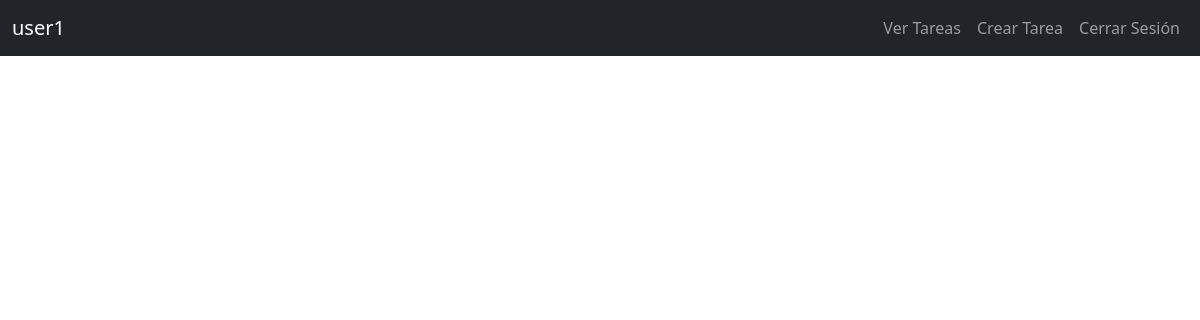
The page /tareas/ (signed in) on the database as committed earlier.
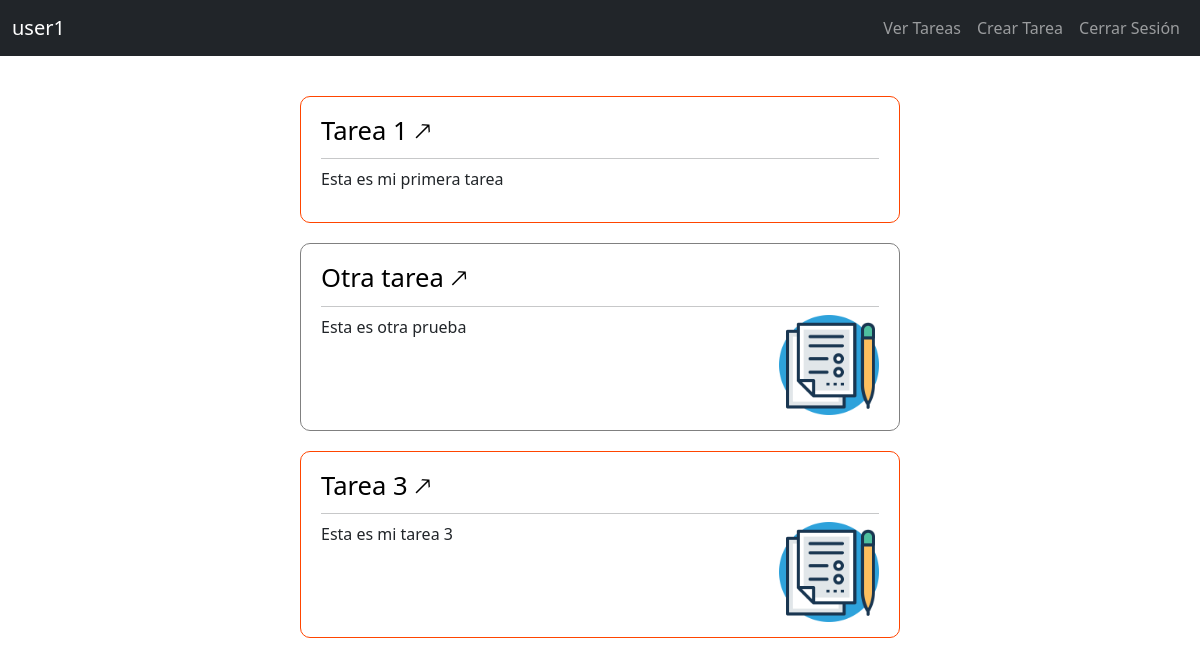
The same page on the database as committed later.
### tareas/models.py (models this page shows, shortened)
class Tarea(models.Model):
    usuario = models.ForeignKey(User, on_delete=models.CASCADE)
    titulo = models.CharField(max_length=100)
    descripcion = models.TextField(blank=True)
    fecha_creacion = models.DateTimeField(auto_now_add=True)
    fecha_completada = models.DateTimeField(null=True, blank=True)
    es_importante = models.BooleanField(default=False)
    img = models.ImageField(upload_to='tareas_imgs/', blank=True)

### tareas/views.py (the view)
# urls.py: path('tareas/', include('tareas.urls')),
@login_required
def tareas(request):
    tareas = Tarea.objects.all().filter(usuario=request.user)
    return render(request, 'tareas.html', {
        'tareas': tareas
    })

### tareas/templates/tareas.html (shortened to what this page needs)
{% extends "base.html" %}
{% load static %}
{% block style %}
<link rel="stylesheet" href="{% static "css/tareas.css" %}" />
{% endblock style %}
{% block content %}
<main>
  {% for tarea in tareas %}
  <div class="tarea-container {% if tarea.es_importante %}tarea-importante{% endif %}">
    <div class="tarea-header d-flex justify-content-between">
      <a href="{% url "detalle_tarea" tarea.id %}" class='tarea-titulo'>
        {% if tarea.fecha_completada %}✓{% endif %} {{ tarea.titulo }} 🡕
      </a>
    </div>
    <hr />
    <div class="tarea-contenido">
      <p>{{ tarea.descripcion }}</p>
    <div class='tarea-img-container'>
      {% if tarea.img %}
      <img src="{{ tarea.img.url }}" alt="{{ tarea.title }}" />
      {% else %}
      <img src="{% static "img/tarea_default.png" %}" alt="{{ tarea.title }}" />
      {% endif %}
    </div>
    </div>
  </div>
  {% endfor %}
</main>
{% endblock content %}

### templates/base.html (shortened to what this page needs)
{% load static %}
<!DOCTYPE html>
<html lang="en">
<head>
  <link rel="stylesheet" href="{% static "css/bootstrap.min.css" %}">
  <link rel="stylesheet" type="text/css" href="https://cdn.jsdelivr.net/npm/toastify-js/src/toastify.min.css">
  {% block style %}{% endblock style %}
</head>
<body>
  {% if user.is_authenticated %}
  {% include "include/navbar.html" %}
  {% endif %}
  {% block content %}
  {% endblock content %}
</body>
</html>

### templates/include/navbar.html (shortened to what this page needs)
<nav class="navbar navbar-expand-lg navbar-dark bg-dark">
  <div class="container-fluid">
    <a class="navbar-brand" href="{% url "tareas" %}">{{ user.username }}</a>
    <div class="collapse navbar-collapse justify-content-end" id="navbarNav">
      <ul class="navbar-nav">
        <li class="nav-item">
          <a class="nav-link" href="{% url "tareas" %}">Ver Tareas</a>
        </li>
        <li class="nav-item">
          <a class="nav-link" href="{% url "crear_tarea" %}">Crear Tarea</a>
        </li>
        <li class="nav-item">
          <a class="nav-link" href="{% url "cerrar_sesion" %}">Cerrar Sesión</a>
        </li>
      </ul>
    </div>
  </div>
</nav>

### tareas/static/css/tareas.css (style rules this page uses)
main { padding: 20px; }
.tarea-container { border: 1px solid gray; border-radius: 10px; margin: 20px auto; padding: 15px 20px; width: 600px; }
.tarea-importante { border: 1px solid orangered; }
.tarea-titulo { font-size: 1.6rem; text-decoration: none; font-weight: 500; color: black; }
.tarea-container hr { margin: 0.5rem 0; }
.tarea-contenido { display: flex; }
.tarea-contenido p { flex: 1; }
.tarea-img-container { width: 100px; }
.tarea-img-container img { height: 100px; }

Rows that differ between the two databases and show on the page:
added Tarea: titulo "Tarea 1", descripcion "Esta es mi primera tarea"
added Tarea: titulo "Otra tarea", descripcion "Esta es otra prueba", img (picture), es_importante False (drawn)
added Tarea: titulo "Tarea 3", descripcion "Esta es mi tarea 3", img (picture)
